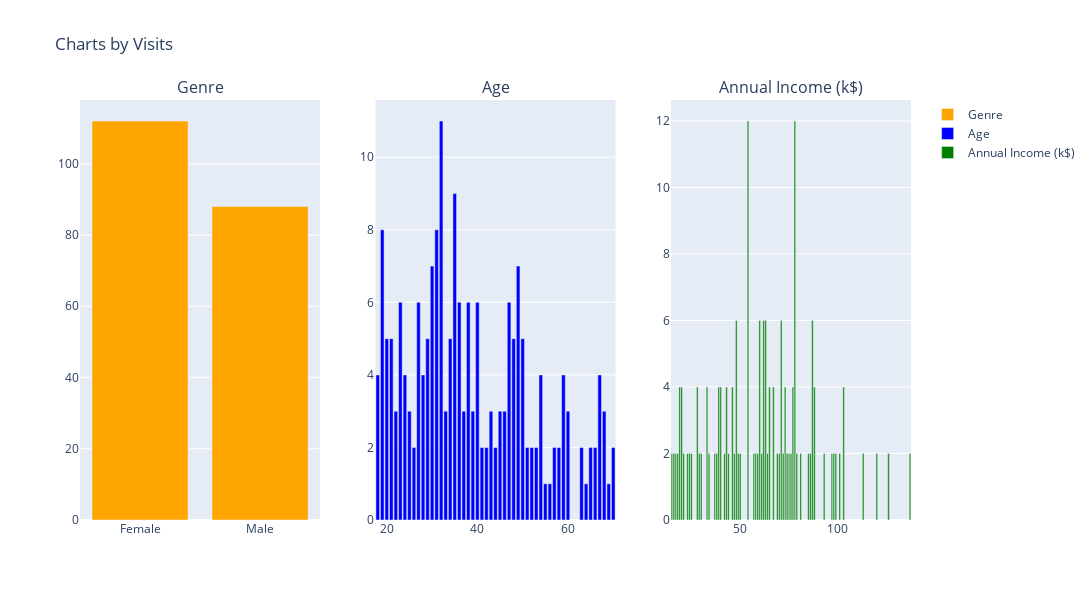

The code cell stored with this chart in its notebook:
### Markdown cell above
### Part 2: Charts with plotly

- The task involves creating plots using the Plotly library in Python, which includes both Plotly Express and Plotly Graph Objects.

### Code cell
genre_count=df["Genre"].value_counts()
age_count=df["Age"].value_counts()
income_count=df["Annual Income (k$)"].value_counts()

fig = make_subplots(rows=1, cols=3, subplot_titles=("Genre", "Age", "Annual Income (k$)"))

fig.add_trace(go.Bar(x=genre_count.index,
                     y=genre_count.values,
                     name="Genre",
                     marker_color="orange"),
              row=1, col=1)

fig.add_trace(go.Bar(x=age_count.index,
                     y=age_count.values,
                     name="Age",
                     marker_color="blue"),
              row=1, col=2)

fig.add_trace(go.Bar(x=income_count.index, 
                     y=income_count.values,
                     name="Annual Income (k$)",
                     marker_color="green"),
              row=1, col=3)

fig.update_layout(height=600, width=1200, title_text="Charts by Visits")

### Figure 1 — Plotly figure (JSON) as saved in the notebook; plotly's stock layout.template omitted (floating-point values rounded to 4 significant figures)
{"data": [{"marker": {"color": "orange"}, "name": "Genre", "type": "bar", "x": ["Female", "Male"], "xaxis": "x", "y": [112, 88], "yaxis": "y"}, {"marker": {"color": "blue"}, "name": "Age", "type": "bar", "x": [32, 35, 19, 31, 30, 49, 40, 38, 47, 27, 36, 23, 34, 20, 29, 50, 48, 21, 24, 18, 28, 67, 59, 54, 43, 60, 45, 39, 33, 37, 22, 25, 46, 68, 52, 44, 66, 57, 26, 53, 42, 63, 70, 51, 58, 65, 41, 55, 69, 64, 56], "xaxis": "x2", "y": [11, 9, 8, 8, 7, 7, 6, 6, 6, 6, 6, 6, 5, 5, 5, 5, 5, 5, 4, 4, 4, 4, 4, 4, 3, 3, 3, 3, 3, 3, 3, 3, 3, 3, 2, 2, 2, 2, 2, 2, 2, 2, 2, 2, 2, 2, 2, 1, 1, 1, 1], "yaxis": "y2"}, {"marker": {"color": "green"}, "name": "Annual Income (k$)", "type": "bar", "x": [54, 78, 48, 71, 63, 62, 87, 60, 88, 77, 46, 43, 40, 39, 33, 28, 103, 73, 20, 19, 65, 67, 75, 74, 76, 15, 86, 79, 81, 85, 93, 97, 98, 99, 101, 113, 120, 126, 72, 61, 70, 69, 17, 18, 21, 23, 24, 25, 29, 30, 34, 37, 38, 42, 44, 47, 49, 50, 57, 58, 59, 16, 64, 137], "xaxis": "x3", "y": [12, 12, 6, 6, 6, 6, 6, 6, 4, 4, 4, 4, 4, 4, 4, 4, 4, 4, 4, 4, 4, 4, 2, 2, 2, 2, 2, 2, 2, 2, 2, 2, 2, 2, 2, 2, 2, 2, 2, 2, 2, 2, 2, 2, 2, 2, 2, 2, 2, 2, 2, 2, 2, 2, 2, 2, 2, 2, 2, 2, 2, 2, 2, 2], "yaxis": "y3"}], "layout": {"annotations": [{"font": {"size": 16}, "showarrow": false, "text": "Genre", "x": 0.1444, "xanchor": "center", "xref": "paper", "y": 1, "yanchor": "bottom", "yref": "paper"}, {"font": {"size": 16}, "showarrow": false, "text": "Age", "x": 0.5, "xanchor": "center", "xref": "paper", "y": 1, "yanchor": "bottom", "yref": "paper"}, {"font": {"size": 16}, "showarrow": false, "text": "Annual Income (k$)", "x": 0.8556, "xanchor": "center", "xref": "paper", "y": 1, "yanchor": "bottom", "yref": "paper"}], "height": 600, "title": {"text": "Charts by Visits"}, "width": 1200, "xaxis": {"anchor": "y", "autorange": true, "domain": [0, 0.2889], "range": [-0.5, 1.5], "type": "category"}, "xaxis2": {"anchor": "y2", "autorange": true, "domain": [0.3556, 0.6444], "range": [17.5, 70.5], "type": "linear"}, "xaxis3": {"anchor": "y3", "autorange": true, "domain": [0.7111, 1], "range": [14.5, 137.5], "type": "linear"}, "yaxis": {"anchor": "x", "autorange": true, "domain": [0, 1], "range": [0, 117.9], "type": "linear"}, "yaxis2": {"anchor": "x2", "autorange": true, "domain": [0, 1], "range": [0, 11.58], "type": "linear"}, "yaxis3": {"anchor": "x3", "autorange": true, "domain": [0, 1], "range": [0, 12.63], "type": "linear"}}}
